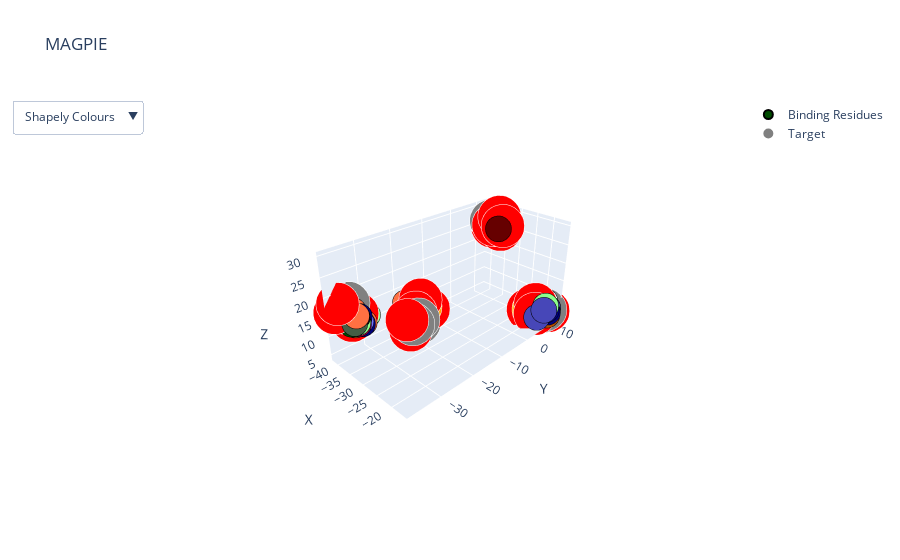

This figure's notebook cell:
### Code cell
#@title #4. Plot points in 3D viewer.
# @markdown This might take a couple of minutes depending on the size of the dataset. It takes around one minute for the protein-protein example.
from matplotlib.pyplot import plot
configure_plotly_browser_state()
df_target,df_binder = sequence_logo_main.plot(pdb_files, target_chain,binding_chain,is_ligand,plot_list, distance)

### Figure 1 — Plotly figure (JSON) as saved in the notebook; plotly's stock layout.template omitted (floating-point values rounded to 4 significant figures)
{"data": [{"hoverinfo": "text", "hoverlabel": {"bgcolor": "yellow", "bordercolor": "black"}, "marker": {"color": ["#004C00", "#00007C", "#00007C", "#00007C", "#B84C00", "#00007C", "#00007C", "#FF7042", "#00007C", "#A00042", "#8CFF8C", "#00007C", "#7070FF", "#FF7042", "#7070FF", "#8CFF8C", "#455E45", "#FF7042", "#FF7042", "#00007C", "#FF7042", "#FF4C4C", "#A00042", "#00007C", "#FF7042", "#534C42", "#FFFFFF", "#660000", "#660000", "#4747B8", "#8CFF8C", "#4747B8", "#B84C00", "#B84C00", "#00007C", "#4747B8", "#00007C", "#FFFFFF", "#00007C", "#FF7042", "#8CFF8C", "#FF7042", "#660000"], "line": {"color": "black", "width": 2}, "size": 9}, "mode": "markers", "name": "Binding Residues", "text": ["ILE", "ARG", "ARG", "ARG", "THR", "ARG", "ARG", "SER", "ARG", "ASP", "ALA", "ARG", "HIS", "SER", "HIS", "ALA", "LEU", "SER", "SER", "ARG", "SER", "GLN", "ASP", "ARG", "SER", "PHE", "GLY", "GLU", "GLU", "LYS", "ALA", "LYS", "THR", "THR", "ARG", "LYS", "ARG", "GLY", "ARG", "SER", "ALA", "SER", "GLU"], "type": "scatter3d", "x": [-38.04, -37.45, -38.49, -39.06, -38.22, -38.25, -38.07, -37.94, -37.7, -36.71, -36.85, -37.05, -37.43, -36.93, -38.6, -38.13, -36.93, -37.62, -37.17, -37.16, -37.15, -37.14, -37.22, -37.22, -38.66, -20.96, -20.07, -18.11, -17.6, -17.49, -16.41, -16.25, -16.07, -16.82, -16.51, -16.43, -16.11, -18.24, -18.53, -20.89, -30.95, -31.47, -29.96], "y": [-35.7, -34.91, -34.38, -33.97, -34.67, -34.51, -34.29, -33.54, -34.5, -34.76, -34.83, -33.53, -33.64, -33.14, -32.8, -31.29, -35.57, -34.39, -34.78, -34.61, -34.81, -34.74, -34.13, -34.06, -34.53, 6.015, 9.271, 7.302, 7.629, 6.575, 8.567, 7.657, 9.013, 10.33, 9.256, 9.679, 9.258, 10.76, 11.65, -33.65, 8.944, 9.226, 4.441], "z": [13.85, 14.09, 13.09, 13.43, 13.12, 14.46, 14.19, 14.26, 14.36, 14.12, 14.39, 13.42, 13.98, 13.65, 14.3, 14.4, 14.48, 15.03, 15.99, 15.59, 14.48, 15.79, 15.3, 15.54, 16.6, 4.19, 6.374, 4.751, 5.257, 6.293, 9.329, 8.518, 6.559, 7.85, 7.875, 8.207, 7.324, 9.251, 8.117, 25.39, 25.75, 25.9, 27.98]}, {"hoverinfo": "text", "hoverlabel": {"bgcolor": "gray", "bordercolor": "white"}, "marker": {"color": ["#808080", "#FF0000", "#FF0000", "#808080", "#808080", "#FF0000", "#FFA500", "#FF0000", "#FF0000", "#FF0000", "#808080", "#FF0000", "#FF0000", "#808080", "#808080", "#FF0000", "#FFA500", "#FF0000", "#FF0000", "#FF0000", "#808080", "#FF0000", "#FF0000", "#808080", "#808080", "#FF0000", "#FFA500", "#FF0000", "#FF0000", "#FF0000", "#808080", "#FF0000", "#FF0000", "#808080", "#808080", "#FF0000", "#FFA500", "#FF0000", "#FF0000", "#FF0000"], "line": {"color": "white", "width": 5}, "size": 15}, "mode": "markers", "name": "Target", "text": ["C1", "O1", "O2'", "C2", "C3", "O2", "P", "OP1", "OP2", "O3P", "C1", "O1", "O2'", "C2", "C3", "O2", "P", "OP1", "OP2", "O3P", "C1", "O1", "O2'", "C2", "C3", "O2", "P", "OP1", "OP2", "O3P", "C1", "O1", "O2'", "C2", "C3", "O2", "P", "OP1", "OP2", "O3P"], "type": "scatter3d", "x": [-41.74, -41.41, -40.98, -41.6, -40.8, -41.11, -40.52, -41.49, -39.12, -40.32, -19.08, -20.34, -18.15, -18.59, -17.5, -19.7, -19.71, -18.59, -19.55, -20.99, -16.74, -17.43, -17.09, -17.01, -17.58, -17.91, -18.22, -18.06, -17.18, -19.59, -34.19, -33.22, -35.39, -33.65, -34.64, -32.35, -31.63, -30.19, -31.79, -32.26], "y": [-36.7, -37.67, -36.94, -35.23, -34.33, -35.2, -33.85, -32.74, -33.42, -34.18, 11.78, 11.87, 12.64, 10.3, 10.09, 9.443, 8.037, 7.174, 8.382, 7.349, -35.46, -36.28, -35.82, -33.95, -33.31, -33.77, -32.27, -32.31, -31.2, -31.92, 8.937, 9.138, 8.461, 8.054, 6.959, 7.559, 6.377, 6.304, 6.731, 5.085], "z": [17.25, 16.27, 18.4, 16.71, 17.67, 15.39, 14.61, 14.74, 15.28, 13.2, 6.133, 5.469, 5.544, 6.11, 7.156, 6.29, 7.174, 6.741, 8.738, 6.94, 23.27, 24.21, 21.97, 23.52, 22.25, 24.59, 25.22, 26.69, 24.61, 24.86, 26.78, 25.75, 26.25, 27.95, 28.36, 27.7, 28.61, 28.27, 30.18, 28.34]}], "layout": {"scene": {"camera": {"eye": {"x": 2, "y": -2, "z": 1.5}}, "xaxis": {"title": {"text": "X"}}, "yaxis": {"title": {"text": "Y"}}, "zaxis": {"title": {"text": "Z"}}}, "title": {"text": "MAGPIE"}, "updatemenus": [{"buttons": [{"args": [{"marker.color": [["#004C00", "#00007C", "#00007C", "#00007C", "#B84C00", "#00007C", "#00007C", "#FF7042", "#00007C", "#A00042", "#8CFF8C", "#00007C", "#7070FF", "#FF7042", "#7070FF", "#8CFF8C", "#455E45", "#FF7042", "#FF7042", "#00007C", "#FF7042", "#FF4C4C", "#A00042", "#00007C", "#FF7042", "#534C42", "#FFFFFF", "#660000", "#660000", "#4747B8", "#8CFF8C", "#4747B8", "#B84C00", "#B84C00", "#00007C", "#4747B8", "#00007C", "#FFFFFF", "#00007C", "#FF7042", "#8CFF8C", "#FF7042", "#660000"]]}, [0]], "label": "Shapely Colours", "method": "restyle"}, {"args": [{"marker.color": [["#0F820F", "#145AFF", "#145AFF", "#145AFF", "#FA9600", "#145AFF", "#145AFF", "#FA9600", "#145AFF", "#E60A0A", "#C8C8C8", "#145AFF", "#8282D2", "#FA9600", "#8282D2", "#C8C8C8", "#0F820F", "#FA9600", "#FA9600", "#145AFF", "#FA9600", "#00DCDC", "#E60A0A", "#145AFF", "#FA9600", "#3232AA", "#EBEBEB", "#E60A0A", "#E60A0A", "#145AFF", "#C8C8C8", "#145AFF", "#FA9600", "#FA9600", "#145AFF", "#145AFF", "#145AFF", "#EBEBEB", "#145AFF", "#FA9600", "#C8C8C8", "#FA9600", "#E60A0A"]]}, [0]], "label": "Amino Colours", "method": "restyle"}], "showactive": true}, {"direction": "down", "x": 0.1, "xanchor": "left", "y": 1.1, "yanchor": "top"}]}}
